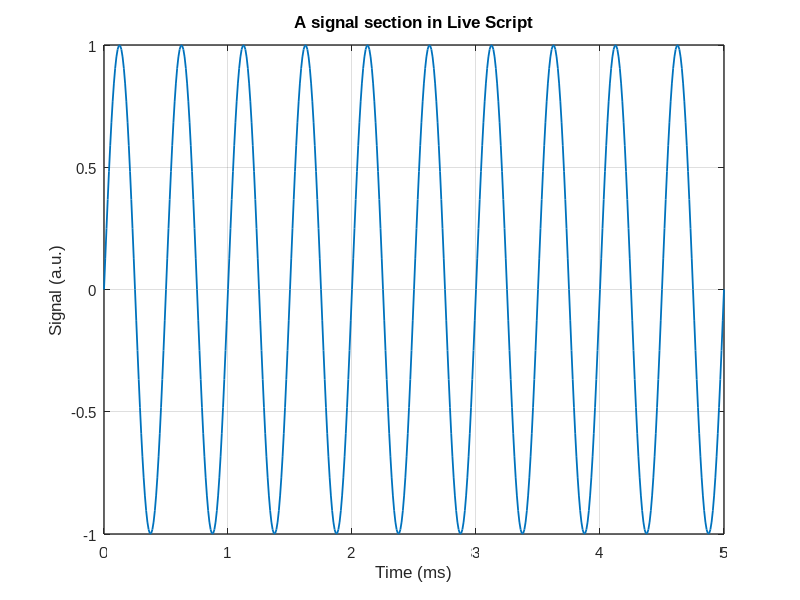
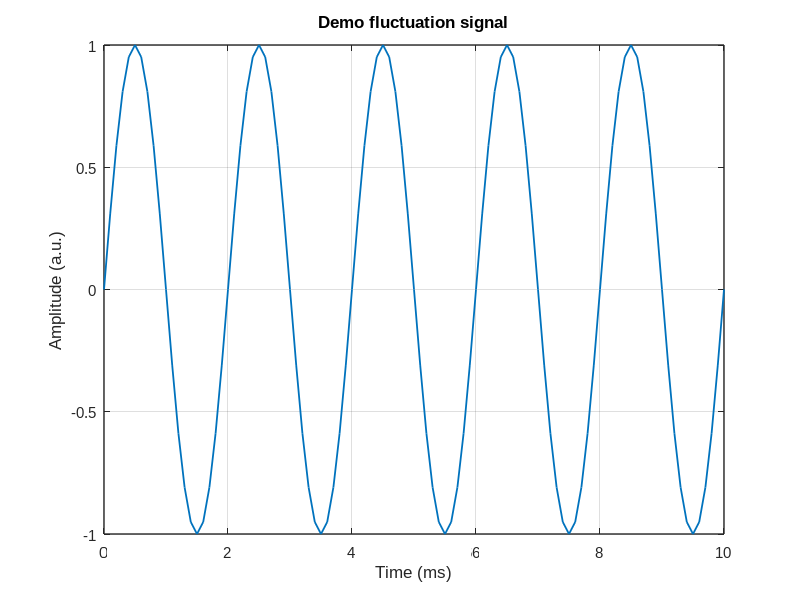

Write the MATLAB code that produced these figures, in order.
%% Ch01 MATLAB 界面与 Live Script 工作流
% 本章目标 / Learning objectives
%
% 1. 熟悉 MATLAB 主要界面区域。
% 2. 理解 Live Script 为什么适合做科研学习笔记。
% 3. 学会用代码节组织“解释 + 计算 + 图 + 结论”。
%
% Key terms:
% command window, workspace, current folder, editor, live editor, run section

clear; clc; close all;
if exist("startup_learning", "file") == 2
    learningRoot = startup_learning();
else
    learningRoot = fileparts(fileparts(mfilename("fullpath")));
    addpath(learningRoot);
    addpath(fullfile(learningRoot, "functions"));
end

%% 1. MATLAB 界面区域
% 你需要逐步熟悉这些区域：
%
% Command Window：直接输入命令。
% Workspace：查看当前变量。
% Current Folder：当前文件夹。
% Editor：编辑普通 .m 文件。
% Live Editor：编辑 .mlx 文件，可以混合文本、公式、代码和输出。
% Figure：显示图形。
%
% 建议你学习时一直打开 Workspace 面板，这样能看到变量如何出现和变化。

a = 3;
b = 4;
c = sqrt(a^2 + b^2);
fprintf("c = %.2f\n", c);

%% 2. Live Script 的代码节
% 在 .m 或 .mlx 中，两个百分号开头的行表示一个代码节。
% 在 Live Editor 中可以选择 Run Section，只运行当前节。

time_ms = linspace(0, 5, 501);
frequency_kHz = 2;
signal = sin(2*pi*frequency_kHz*time_ms);

figure("Color", "w");
plot(time_ms, signal, "LineWidth", 1.3);
xlabel("Time (ms)");
ylabel("Signal (a.u.)");
title("A signal section in Live Script");
grid on;
set(gca, "FontName", "Arial", "FontSize", 11, "LineWidth", 1.0, ...
    "Box", "on", "XGrid", "on", "YGrid", "on");

%% 3. 在讲义里写观察结论
% 运行上面的代码后，你应该观察：
%
% 1. Workspace 中出现 time_ms、frequency_kHz、signal。
% 2. signal 的长度和 time_ms 一样。
% 3. 频率 frequency_kHz 改大后，单位时间内振荡次数变多。
%
% English sentence:
% The signal oscillates faster when the frequency is increased.

%% 4. 清理工作区和图窗
% 常用命令：
%
% clear      清除变量
% clc        清空命令行显示
% close all  关闭图窗
%
% 初学时不建议在每个小节都 clear，否则容易看不到变量之间的关系。

variableNames = who;
disp("Variables currently in workspace:");
disp(variableNames);

%% 5. 常见错误 / Common mistakes
%
% 错误 1：以为 Live Script 只是“漂亮版脚本”。
% 更准确：它是科研笔记、教学讲义、交互实验记录的混合体。
%
% 错误 2：每运行一行都 clear all。
% 这样会让代码依赖关系难以观察。建议一章开始 clear，一节内部不要乱清。
%
% 错误 3：只看图不看变量尺寸。
% 科研脚本里，size、numel、class 经常比图更早暴露问题。

%% 6. 练习
%
% 练习 1：创建变量 shot = 13653，并在 Workspace 中找到它。
% 练习 2：创建 time_ms = 0:0.1:10。
% 练习 3：画 sin(2*pi*0.5*time_ms)。
% 练习 4：把图标题改成英文 "Demo fluctuation signal"。
% 练习 5：用 who 查看当前变量名。

%% 7. 参考答案

shot = 13653;
time_ms_answer = 0:0.1:10;
signal_answer = sin(2*pi*0.5*time_ms_answer);

figure("Color", "w");
plot(time_ms_answer, signal_answer, "LineWidth", 1.3);
xlabel("Time (ms)");
ylabel("Amplitude (a.u.)");
title("Demo fluctuation signal");
grid on;
set(gca, "FontName", "Arial", "FontSize", 11, "LineWidth", 1.0, ...
    "Box", "on", "XGrid", "on", "YGrid", "on");

disp(who);
assert(shot == 13653);
assert(numel(time_ms_answer) == numel(signal_answer));

%% 8. 本章检查表
%
% [ ] 我知道 Command Window 的作用。
% [ ] 我知道 Workspace 的作用。
% [ ] 我能用 Run Section 分节运行。
% [ ] 我能在 Live Script 中写代码和观察结论。
% [ ] 我能用 who 查看变量。

%% 9. 加厚练习 / Extra exercises
%
% 练习 A：创建变量 plasmaCurrent_MA = 0.6，并观察 Workspace。
% 练习 B：把 time_ms_answer 改成 0:0.05:5，再观察点数变化。
% 练习 C：用 whos 查看变量尺寸和类型。
% 练习 D：创建一个 sectionNote 字符串，写一句英文观察。
% 练习 E：用 clear sectionNote 清除一个变量，再用 who 检查。

plasmaCurrent_MA = 0.6;
time_ms_more_dense = 0:0.05:5;
signal_more_dense = sin(2*pi*1.2*time_ms_more_dense);
whos plasmaCurrent_MA time_ms_more_dense signal_more_dense

sectionNote = "The workspace shows variables created by the current section.";
disp(sectionNote);
clear sectionNote
assert(~any(strcmp(who, "sectionNote")));

%% 10. 小测验 / Mini quiz
%
% 选择题 1：Run Section 的作用是什么？
% A. 只运行当前代码节
% B. 删除当前文件
% C. 安装工具箱
% 答案：A
%
% 选择题 2：Workspace 中能看到什么？
% A. 当前变量名、尺寸和值的摘要
% B. GitHub 仓库访问量
% C. Windows 桌面图标
% 答案：A
%
% 选择题 3：Live Script 适合科研学习，是因为它可以：
% A. 混合文本、代码、图和输出
% B. 自动替你理解物理
% C. 代替所有测试
% 答案：A
%
% 选择题 4：变量太多看不清时可以先用：
% A. who 或 whos
% B. plot
% C. legend
% 答案：A
%
% 选择题 5：初学时建议如何处理报错？
% A. 先读报错行号和原因
% B. 立刻删除整个文件
% C. 忽略继续运行
% 答案：A

%% 11. 错题案例 / Debug the mistake
%
% 错题 1：误以为变量会自动跨 MATLAB 重启保存。
%
% 错误想法：
% "我昨天在 Workspace 里有变量，今天打开 MATLAB 应该还在。"
%
% 正确理解：
% Workspace 是当前会话内存。需要长期保存的数据，应写入 .mat 文件。

tempValue = 42;
tempMatFile = fullfile(tempdir, "phase1_workspace_demo.mat");
save(tempMatFile, "tempValue");
loadedTemp = load(tempMatFile, "tempValue");
assert(loadedTemp.tempValue == 42);
%
% 错题 2：在不同代码节里使用变量，却忘记先运行产生变量的代码节。
% 解决方式：从上到下运行，或者在当前节中显式创建所需变量。
